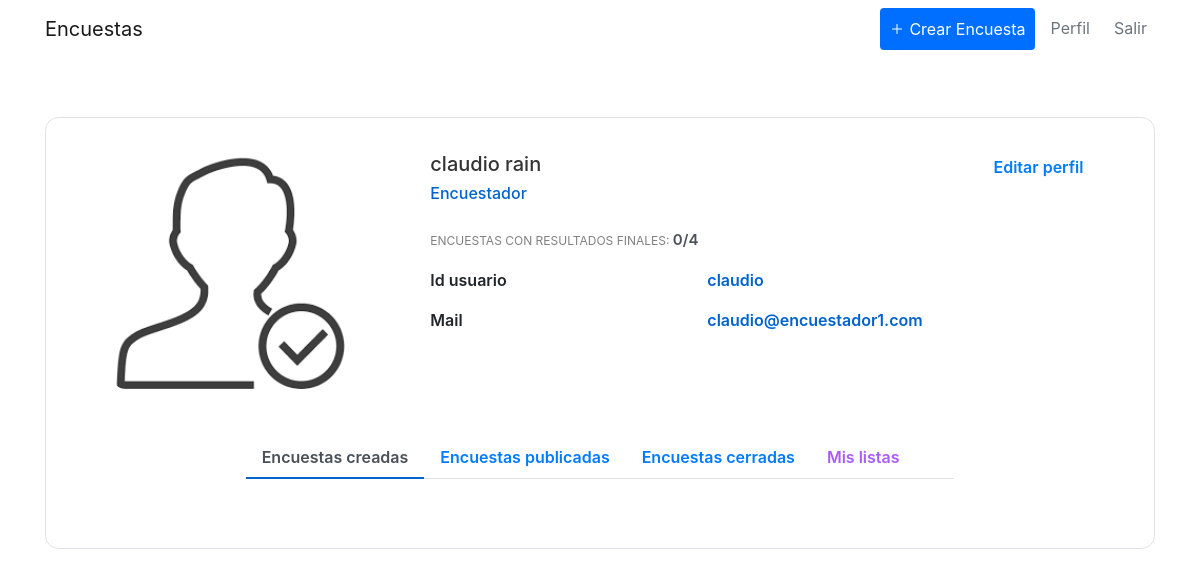
The app's page /profile (signed in), older data.
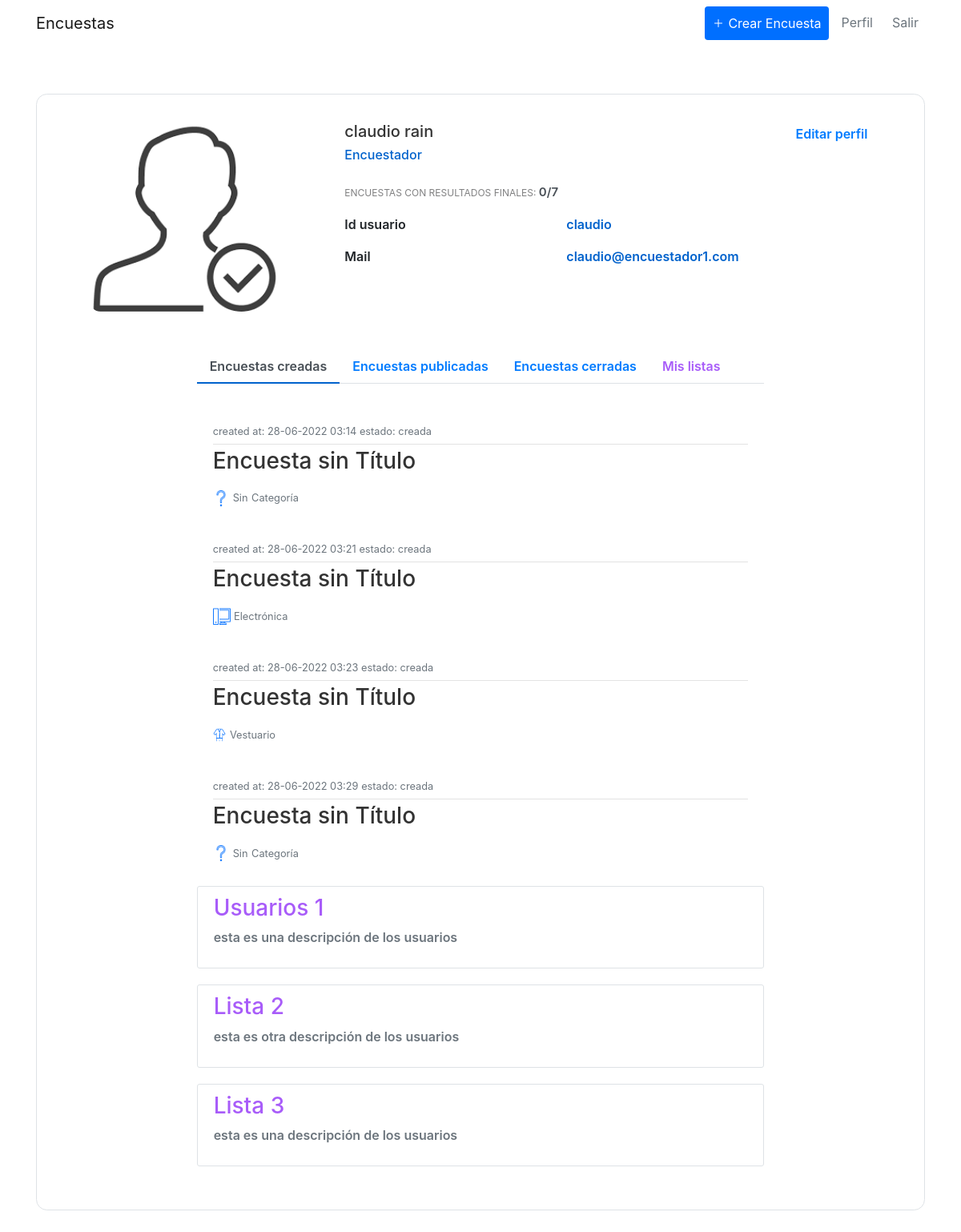
The same page, newer data.
### encuestas/models.py (models this page shows, shortened)
class User(db.Model,UserMixin):
    id = db.Column(db.Integer, primary_key=True)
    username = db.Column(db.String(20), unique=True, nullable=False)
    name = db.Column(db.String(20), nullable=False)
    email = db.Column(db.String(120), unique=True, nullable=False)
    image_file = db.Column(db.String(20), nullable=False, default='default.jpg')
    password = db.Column(db.String(60), nullable=False)
    posts = db.relationship('Post', backref='author', lazy=True)
    tipo = db.Column(db.String(20), nullable=False)
    visible_inf = db.Column(db.String(20), nullable=False, default=True)

class Encuesta(db.Model):
    id = db.Column(db.Integer, primary_key = True)
    title = db.Column(db.String(100),nullable = False)
    description = db.Column(db.String(1000), nullable = False)
    image_file = db.Column(db.String(20), nullable=False, default='default.jpg')
    date_created = db.Column(db.DateTime, nullable = False, default = datetime.utcnow)
    date_posted = db.Column(db.DateTime, default = datetime.utcnow)
    user_id = db.Column(db.Integer, db.ForeignKey('user.id'),nullable = False)
    preguntas = db.relationship('Pregunta', backref = 'content', lazy = True)
    estado =  db.Column(db.String(100), default = "creada")
    categoria = db.Column(db.String(100),default = "Categoría" , nullable=False)

class ListaDifusion(db.Model):
    id = db.Column(db.Integer, primary_key = True)
    title = db.Column(db.String(100),nullable = False)
    description = db.Column(db.String(1000), nullable = False)
    user_id = db.Column(db.Integer, db.ForeignKey('user.id'),nullable = False)

### encuestas/routes.py (the view)
@app.route("/profile", methods=['GET', 'POST'])
@login_required
def profile():
    form = updatePerfil()
    respuesta = Respuesta.query.filter_by(id_usuario = current_user.username)
    if form.validate_on_submit():
        if form.picture.data:
            picture_file = guardarfoto(form.picture.data)
            current_user.image_file = picture_file
        current_user.name = form.name.data
        current_user.email = form.email.data
        current_user.visible_inf = form.visible.data
        db.session.commit()
        flash('Tus datos han sido actualizados', 'success')
        return redirect(url_for('profile'))
    elif request.method == 'GET':
        form.name.data = current_user.name
        form.email.data = current_user.email
    lista_query= []
    encuest = {}
    for i in respuesta:
        datet =  i.date
        encuest[i.date.strftime("%d-%m-%Y %H:%M:%S")] = i.id_encuesta
        encRESP = Encuesta.query.filter_by(id = i.id_encuesta )
    keys = list(encuest.keys())
    for i in encuest:
        print(encuest[i])
        lista_query.append(Encuesta.query.filter_by(id = encuest[i] ))
    if len(lista_query) ==0:
        lista_query = 0
    encPUBLIC = Encuesta.query.filter_by(user_id = current_user.username,estado = "publicada" )
    encCREATE = Encuesta.query.filter_by(user_id = current_user.username,estado = "creada" )
    encCLOSED = Encuesta.query.filter_by(user_id = current_user.username,estado = "cerrada" )
    listas = ListaDifusion.query.filter_by(user_id = current_user.id)
    TOTAL=len(encuest)
    TOTALC=0
    tipo = False
    perfil_usuario =  'profile_encuestado.html'
    if current_user.tipo == '1':
        tipo = True
        perfil_usuario =  'profile_encuestador.html'
        for i in encPUBLIC:
            TOTAL=TOTAL+1
        for i in encCREATE:
            TOTAL=TOTAL+1
        for i in encCLOSED:
            TOTALC=TOTALC+1
    image_file = url_for('static', filename= 'profile_pics/' + current_user.image_file)
    return render_template(perfil_usuario, title='Profile', image_file=image_file , encPUBLIC = encPUBLIC, form = form, encCREATE=encCREATE, encCLOSED=encCLOSED, TOTAL =TOTAL+TOTALC, TOTALC  =  TOTALC, tipo=tipo, lista_query=lista_query, keys = keys,listas = listas)

### encuestas/templates/profile_encuestador.html (shortened to what this page needs)
{% extends "layout.html" %}
{% block content %}
<link href="//maxcdn.bootstrapcdn.com/bootstrap/4.1.1/css/bootstrap.min.css" rel="stylesheet" id="bootstrap-css">
<div class="container emp-profile border">
                <div class="row">
                    <div class="col-md-4">
                        <div class="profile-img  rounded-circle ">
                            <img src = "{{image_file}}" alt=""/>
                        </div>
                    </div>
                    <div class="col-md-6">
                        <div class="profile-head">
                                    <h5>
                                        {{current_user.name}}
                                    </h5>
                                    <h6>
                                        {% if tipo %}
                                            Encuestador
                                        {%    else %}
                                            Encuestado
                                        {%    endif %}
                                    </h6>
                                    <p class="proile-rating">ENCUESTAS CON RESULTADOS FINALES: <span>{{TOTALC}}/{{TOTAL}}</span></p>
                                    <div class="tab-content profile-tab" id="myTabContent">
                                        {% if current_user.visible_inf == '1' %}
                                        <div class="tab-pane fade show active" id="home" role="tabpanel" aria-labelledby="home-tab">
                                            <div class="row tab-pane fade show active " id="home" role="tabpanel" aria-labelledby="home-tab">
                                                <div class="col-md-6">
                                                    <label>Id usuario</label>
                                                </div>
                                                <div class="col-md-6">
                                                    <p>{{current_user.username}}</p>
                                                </div>
                                                <div class="col-md-6">
                                                    <label>Mail</label>
                                                </div>
                                                <div class="col-md-6">
                                                    <p>{{current_user.email}}</p>
                                                </div>
                                            </div>
                                        </div>
                                        {%    endif %}
                                    </div>
                        </div>
                    </div>
                    <div class="col-md-2">
                        <input  type="button" value="Editar perfil" class="profile-edit-btn btn-outline-primary" id="btn"  >
                    </div>
                </div>
                <div class="row-md-2">
                    <br>
                    <br>
                </div>
                <div class="row">
                    <div class="col-md-2">
                    </div>
                    <div class="col-md-8 profile-head">
                        <ul class="nav nav-tabs" id="myTab" role="tablist">
                            <li class="nav-item">
                                <a class="nav-link active" id="profile-tab" data-toggle="tab" href="#created" role="tab" aria-controls="created" aria-selected="true">Encuestas creadas</a>
                            </li>
                            <li class="nav-item">
                                <a class="nav-link" id="open-tab" data-toggle="tab" href="#open" role="tab" aria-controls="open" aria-selected="false">Encuestas publicadas</a>
                            </li>
                            <li class="nav-item">
                                <a class="nav-link" id="profile-tab" data-toggle="tab" href="#close" role="tab" aria-controls="close" aria-selected="false">Encuestas cerradas</a>
                            </li>
                            <li class="nav-item">
                                <a class="nav-link text-indigo" id="profile-tab" data-toggle="tab" href="#lists" role="tab" aria-controls="close" aria-selected="false">Mis listas</a>
                            </li>
                        </ul>
                        <div class="tab-content profile-tab" id="myTabContent">
                            <div class="tab-pane fade show active" id="created" role="tabpanel" aria-labelledby="created-tab">
                                <div class="column">
                                    <div class="row-md-8">
                                    {% for encuesta in encCREATE %}
                                    <article class="media content-section">
                                        <div class="media-body">
                                            <div class="article-metadata">
                                                <small class="text-muted">
                                                    created at: {{encuesta.date_created.strftime('%d-%m-%Y %H:%M')}}
                                                </small>
                                                <small class="text-muted">
                                                    estado: {{encuesta.estado}}
                                                </small>
                                            </div>
                                                <h2>
                                                    <a class="article-title"
                                                    href="{{ url_for('encuesta', encuesta_id=encuesta.id)}}"> <h3>{{ encuesta.title }} </h3></a>
                                                </h2>
                                                <div class="d-flex gap-4 align-items-center">
                                                        <div  >
                                                            {%if encuesta.categoria == "Vestuario"%}
                                                                <img src="/static/icons/ropa.png" style="width: 15%; height: 15%"  alt="img"/>
                                                            {%endif%}
                                                            {%if encuesta.categoria == "Electrónica"%}
                                                                <img src="/static/icons/pc.png" style="width: 18%; height: 15%"  alt="img"/>
                                                            {%endif%}
                                                            {%if encuesta.categoria == "Categoría"%}
                                                                <img src="/static/icons/cate.png" style="width: 15%; height: 15%"  alt="img"/>
                                                                <small class="text-muted ">Sin</small>
                                                            {%endif%}
                                                            <small class="text-muted "> {{  encuesta.categoria }}</small>
                                                            <br>
                                                    </div>
                                            </div>
                                        </article>
                                        {% endfor %}
                                    </div>
                                </div>
                            </div>
                            <div class="tab-pane fade show active" id="lists" role="tabpanel" aria-labelledby="created-tab">
                                <div class="column">
                                    <div class="row-md-8">
                                        {%for lista in listas%}
                                        <div class=" border content-section">
                                                    <h2>
                                                        <a class="article-title text-indigo"
                                                        href="{{ url_for('editar_lista', lista_id=lista.id)}}"> <h3>{{ lista.title }} </h3></a>
                                                    </h2>
                                                    <div class="">
                                                        <p class="text-muted">{{lista.description}}</p>
                                                    </div>
                                                </div>
                                            </div>
                                        {%endfor%}
                                    </div>
                                </div>
                            </div>
                        </div>
                    </div>
                </div>
        </div>
        {% endblock content %}

### encuestas/templates/layout.html (shortened to what this page needs)
<!DOCTYPE html>
<html>
<head>
    <link rel="stylesheet" href="https://maxcdn.bootstrapcdn.com/bootstrap/4.0.0/css/bootstrap.min.css">
    <link rel="stylesheet" type="text/css" href="{{ url_for('static', filename='main.css') }}">
</head>
<body class="d-flex flex-column gap-4">
    <header class="site-header">
      <nav class="navbar navbar-expand-lg bg-white navbar-light bg-white fixed-top ">
        <div class="container">
          <a class="navbar-brand mr-4 " href="/">Encuestas</a>
          <div class="collapse navbar-collapse" id="navbarToggle">
            <div class="navbar-nav">
              {%block change_button%}
              {% if current_user.is_authenticated and current_user.tipo =='1' %}
               <a class="nav-item text-white nav-link btn primary-button brand-color d-flex align-items-center gap-3" href="{{ url_for('crear_encuesta')}}">
                  <ion-icon class = "aligm-middle"name="add-outline"></ion-icon>
                  <span>
                    Crear Encuesta
                  </span>
              </a>
              {% endif %}
              {%endblock change_button%}
              {% if current_user.is_authenticated %}
              <a class="nav-item text-secondary nav-link  btn-link px-3 me-2" href="{{ url_for('profile') }}">Perfil</a>
              <a class="nav-item text-secondary nav-link" href="{{ url_for('logout') }}">Salir</a>
              {% else %}
              <a class="nav-item text-secondary nav-link" href="{{ url_for('login') }}">Login</a>
              <a class="nav-item text-secondary nav-link" href="{{ url_for('register') }}">Registrate</a>
              {% endif %}
            </div>
          </div>
        </div>
      </nav>
    </header>
    <main role="main" class="container">
      <div >
        <div id ="content-section">
          {% block content %}{% endblock %}
        </div>
      </div>
    </main>
</body>
</html>

Row changes from the older to the newer data that the page shows:
now on this page (row edited): Encuesta: date_created "28-06-2022 03:14", estado "creada", title "Encuesta sin Título", categoria "Categoría"
added Encuesta: date_created "28-06-2022 03:21", estado "creada", title "Encuesta sin Título", categoria "Electrónica"
added Encuesta: date_created "28-06-2022 03:23", estado "creada", title "Encuesta sin Título", categoria "Vestuario"
added Encuesta: date_created "28-06-2022 03:29", estado "creada", title "Encuesta sin Título", categoria "Categoría"
added ListaDifusion: title "Usuarios 1", description "esta es una descripción de los usuarios"
added ListaDifusion: title "Lista 2", description "esta es otra descripción de los usuarios"
added ListaDifusion: title "Lista 3", description "esta es una descripción de los usuarios"
Text that changed along with them:
{{ TOTAL }}: "4" → "7"
